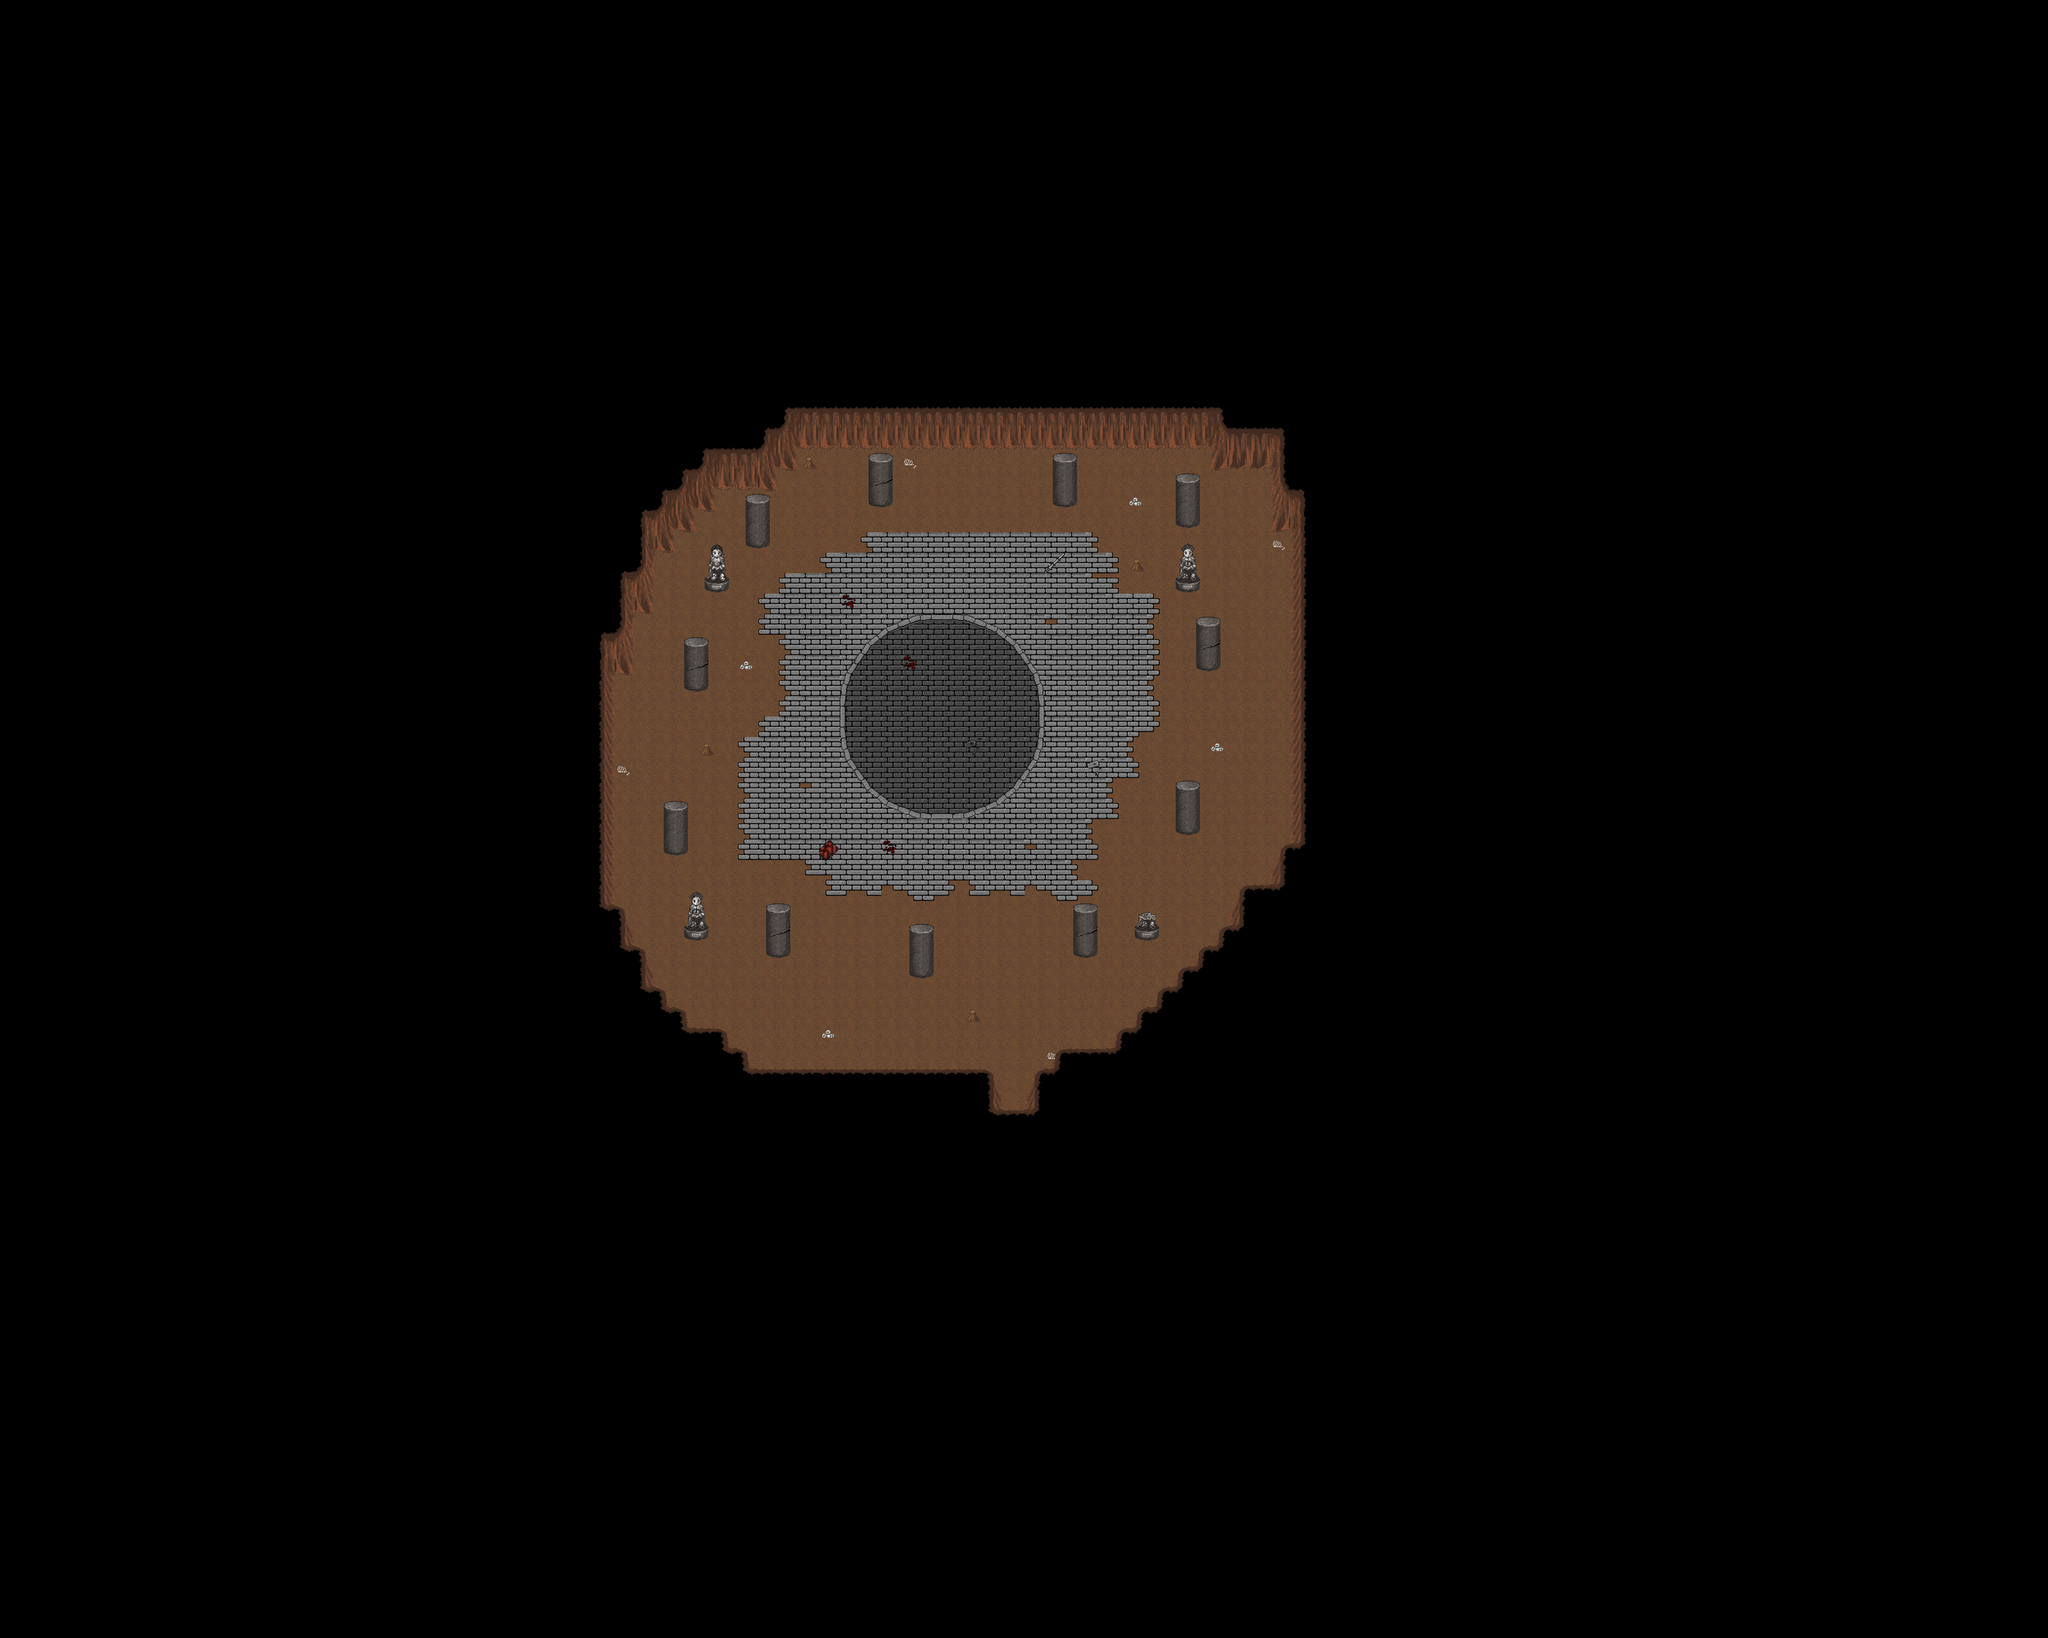

A 2D game scene composited from a Tiled map and its tileset images. What follows is a short description and the map's XML, with each tile layer's data collapsed to a summary:
An orthogonal 100x80 tile map with 32x32 px tiles, 4 tile layers (Ground1, Ground2, Fringe, Over1), 2 hidden layers not drawn, 3 tilesets.

<map version="1.4" tiledversion="1.4.1" orientation="orthogonal" renderorder="right-down" compressionlevel="0" width="100" height="80" tilewidth="32" tileheight="32" infinite="0" nextlayerid="8" nextobjectid="1">
 <properties>
  <property name="background0image" value="graphics/images/spit23loginwallpaper_800x600.png" />
  <property name="license" value="GPL v2+" />
  <property name="manaplus version" value="2" />
  <property name="minimap" value="graphics/minimaps/006-1.png" />
  <property name="music" value="misuse.ogg" />
  <property name="name" value="Crazyfefe's Cave" />
 </properties>
 <tileset firstgid="1" source="../graphics/tilesets/collision.tsx" />
 <tileset firstgid="10" source="../graphics/tilesets/cave.tsx" />
 <tileset firstgid="138" source="../graphics/tilesets/arena.tsx" />
 <layer id="1" name="Ground1" width="100" height="80">
  <data>[8000 cells, 8000 non-empty, 34 distinct tile ids]</data>
 </layer>
 <layer id="2" name="Ground2" width="100" height="80">
  <data>[8000 cells, 326 non-empty, 68 distinct tile ids]</data>
 </layer>
 <layer id="3" name="Fringe" width="100" height="80">
  <data>[8000 cells, 32 non-empty, 10 distinct tile ids]</data>
 </layer>
 <layer id="4" name="Over1" width="100" height="80">
  <data>[8000 cells, 110 non-empty, 21 distinct tile ids]</data>
 </layer>
 <layer id="5" name="Collision" width="100" height="80" visible="0">
  <data>[8000 cells, 7147 non-empty, 1 distinct tile ids]</data>
 </layer>
 <layer id="6" name="Heights" width="100" height="80" visible="0">
  <data>[8000 cells, 0 non-empty, 0 distinct tile ids]</data>
 </layer>
 <objectgroup id="7" name="Objects" />
</map>
